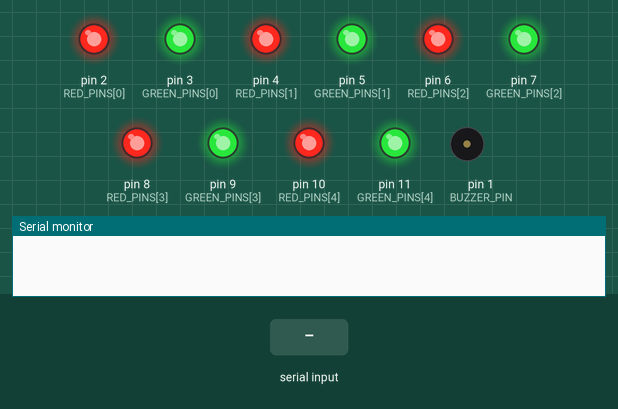
A sketch run on a simulated Arduino Nano, built with avr-gcc and run on an emulated ATmega328P. Shown: output pins drawn as LEDs (lit = HIGH), buzzer (waves = sounding), the last lines printed to the serial monitor. The inputs (shaded band) are chosen by the test bench. Pins used as bus, display or sensor lines are not drawn.

Above: at 1.2 s.
1.3 s: "1" received over Serial
At 2.1 s:
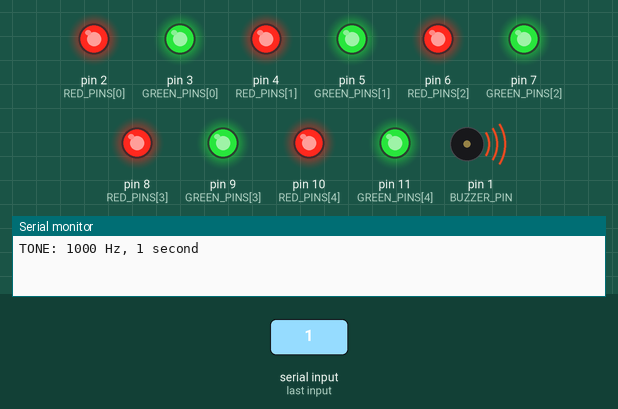
3.8 s: "0" received over Serial
5.3 s: "x" received over Serial
Timing chart, 0 to 8.3 s (numbered marks = the images above; inputs shaded):
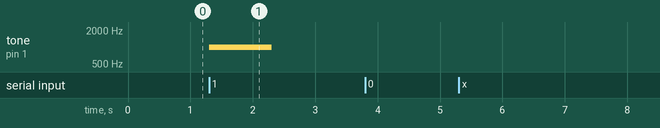

Measured:
- after the input at 1.3 s, tone on pin 1 (BUZZER_PIN): silent → 1000 Hz at once, → silent 1.0 s later

The sketch:

buzzer_sound_test.ino
```cpp
// Buzzer test for Arduino Nano RP2040 Connect.
// User's wiring: VCC -> 3V3, GND -> GND, I/O -> board TX (Arduino D1, RP2040 GPIO0).
// USB serial monitor: 115200 baud. Send one command at a time.
// This sketch replaces the sketch running on the board when uploaded.
#include <Arduino.h>

const int BUZZER_PIN = 1;  // Physical TX = Arduino D1; not Arduino D0/RX.
const int RED_PINS[5] = {2, 4, 6, 8, 10};
const int GREEN_PINS[5] = {3, 5, 7, 9, 11};
const unsigned long TEST_MS = 1000;
bool testRunning = false;
bool toneRunning = false;
unsigned long started = 0;

void buzzerOff() {
  if (toneRunning) {
    noTone(BUZZER_PIN);
    toneRunning = false;
  }
  // This module is marked active-low: restore HIGH after a tone.
  digitalWrite(BUZZER_PIN, HIGH);
  pinMode(BUZZER_PIN, OUTPUT);
  digitalWrite(BUZZER_PIN, HIGH);
  testRunning = false;
}

void printHelp() {
  Serial.println();
  Serial.println(F("=== BUZZER TEST: board TX / Arduino D1 ==="));
  Serial.println(F("Send 0: steady LOW for 1 second"));
  Serial.println(F("Send 1: 1000 Hz for 1 second"));
  Serial.println(F("Send 2: 2000 Hz for 1 second"));
  Serial.println(F("Send 3: 3000 Hz for 1 second"));
  Serial.println(F("Send x: stop; send h: show this menu"));
  Serial.println(F("Listen and compare volume and sound, then report results."));
}

void startLow() {
  buzzerOff();
  Serial.println(F("TEST 0: steady LOW, 1 second"));
  digitalWrite(BUZZER_PIN, LOW);
  started = millis();
  testRunning = true;
}

void startTone(unsigned int frequency) {
  buzzerOff();
  Serial.print(F("TONE: ")); Serial.print(frequency); Serial.println(F(" Hz, 1 second"));
  // Run indefinitely until loop stops it, then explicitly restore inactive HIGH.
  tone(BUZZER_PIN, frequency);
  toneRunning = true;
  started = millis();
  testRunning = true;
}

void setup() {
  // Keep the already connected common-anode LEDs inactive during buzzer tests.
  for (int i = 0; i < 5; ++i) {
    digitalWrite(RED_PINS[i], HIGH); pinMode(RED_PINS[i], OUTPUT);
    digitalWrite(GREEN_PINS[i], HIGH); pinMode(GREEN_PINS[i], OUTPUT);
  }
  buzzerOff();
  Serial.begin(115200);
  // Open the monitor, then send h; no wait for USB serial connection.
}

void loop() {
  if (testRunning && (unsigned long)(millis() - started) >= TEST_MS) {
    buzzerOff();
    Serial.println(F("Test finished; buzzer off."));
  }
  while (Serial.available()) {
    char c = (char)Serial.read();
    if (c == '0') startLow();
    else if (c == '1') startTone(1000);
    else if (c == '2') startTone(2000);
    else if (c == '3') startTone(3000);
    else if (c == 'x' || c == 'X') { buzzerOff(); Serial.println(F("Buzzer off.")); }
    else if (c == 'h' || c == 'H' || c == '?') printHelp();
  }
}
```
